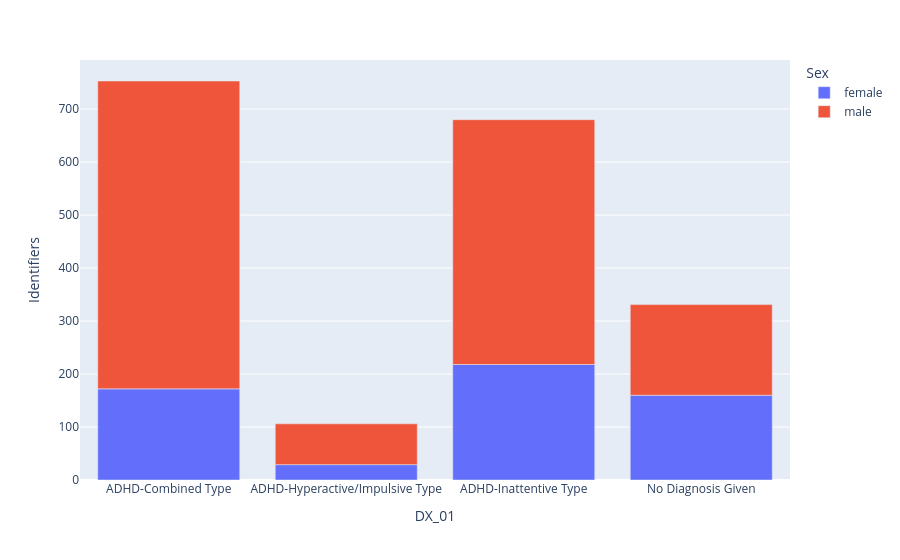

Source (notebook cell):
### Markdown cell above
### What is the sex breakdown of children with adhd? 
#### largest M/F ratios are combined and hyperactive, but not inattentive

### Code cell
demographics = df.groupby(['DX_01', 'Sex']
                          ).agg({'Identifiers': 'count',
                                }).reset_index()

fig = px.bar(demographics, x="DX_01", y="Identifiers", color="Sex")
fig.show()

### Figure 1 — Plotly figure (JSON) as saved in the notebook; plotly's stock layout.template omitted (floating-point values rounded to 4 significant figures)
{"data": [{"alignmentgroup": "True", "hovertemplate": "Sex=female<br>DX_01=%{x}<br>Identifiers=%{y}<extra></extra>", "legendgroup": "female", "marker": {"color": "#636efa", "pattern": {"shape": ""}}, "name": "female", "offsetgroup": "female", "orientation": "v", "showlegend": true, "textposition": "auto", "type": "bar", "x": ["ADHD-Combined Type", "ADHD-Hyperactive/Impulsive Type", "ADHD-Inattentive Type", "No Diagnosis Given"], "xaxis": "x", "y": [172, 29, 218, 160], "yaxis": "y"}, {"alignmentgroup": "True", "hovertemplate": "Sex=male<br>DX_01=%{x}<br>Identifiers=%{y}<extra></extra>", "legendgroup": "male", "marker": {"color": "#EF553B", "pattern": {"shape": ""}}, "name": "male", "offsetgroup": "male", "orientation": "v", "showlegend": true, "textposition": "auto", "type": "bar", "x": ["ADHD-Combined Type", "ADHD-Hyperactive/Impulsive Type", "ADHD-Inattentive Type", "No Diagnosis Given"], "xaxis": "x", "y": [581, 77, 462, 171], "yaxis": "y"}], "layout": {"barmode": "relative", "legend": {"title": {"text": "Sex"}, "tracegroupgap": 0}, "margin": {"t": 60}, "xaxis": {"anchor": "y", "domain": [0, 1], "title": {"text": "DX_01"}}, "yaxis": {"anchor": "x", "domain": [0, 1], "title": {"text": "Identifiers"}}}}
